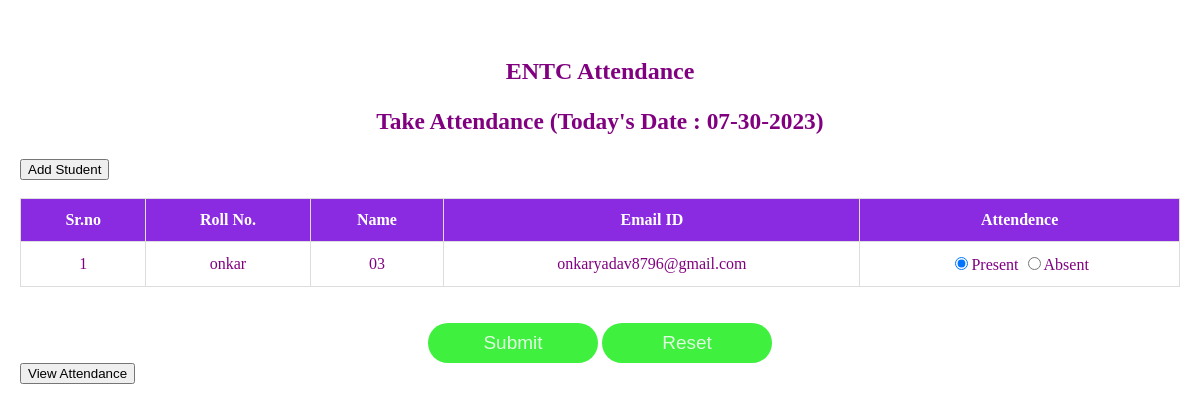
Page /entc_attendence.php on the committed database.
### tables this page shows
CREATE TABLE `student` (
  `id` int(12) NOT NULL,
  `name` varchar(255) NOT NULL,
  `email` varchar(255) NOT NULL,
  `roll_no` varchar(255) NOT NULL,
  `dept_id` varchar(255) NOT NULL,
  `date_created` date NOT NULL DEFAULT current_timestamp()
);

### entc_attendence.php (the view, shortened to what this page needs)
<!DOCTYPE html>
<html lang="en">
<head>
    <link rel="stylesheet" href="Attendence.css" />
</head>
<body>
    <br>
    <center>
        <h2>ENTC Attendance</h2>
    </center>
    <center><label class="ed1">
            <h3 style="">Take Attendance (Today's Date :
                <?php echo $todaysDate = date("m-d-Y"); ?>)</h1>
    </center>
    <button><a href="studentForm.php" style="color:black; text-decoration:none;">Add Student</a></button>
    <br><br>
    <form action="entc_attendence.php" method="post">
        <table class="table">
            <thead>
                <th name="present" class="att">Sr.no</th>
                <th name="rollno">Roll No.</th>
                <th name="sname">Name</th>
                <th name="email">Email ID</th>
                <th name="present" class="att">Attendence</th>
            </thead>
            <tbody>
                <?php
$conn = mysqli_connect('localhost', 'root', '', 'attendance');                $result = mysqli_query($conn,"select * from student where dept_id=3");
                $serialnumber = 0;
                $counter= 0;
                while ($row = mysqli_fetch_array($result)) {
                    $serialnumber++;
                    ?>
                    <tr>
                        <td><?php echo $serialnumber ?></td>
                        <td>
                        <?php echo $row['name'] ?>
                        </td>
                        <td>
                            <?php echo $row['roll_no'] ?>
                        </td>
                        <td>
                            <?php echo $row['email'] ?>
                        </td>
                        <td>
                            <input type="radio" name="attendence_status[<?php echo $counter; ?>]" id="" value="present" required checked>Present
                            <input type="radio" name="attendence_status[<?php echo $counter; ?>]" id="" value="absent" required>Absent
                        </td>
                    </tr>
                <?php
                                    $counter++;
            }
             ?>
            </tbody>
        </table>
        <center><br><br><button class="sub" name="submit" value="Save Data" onclick="savedata.php">Submit</button>
        <button type="reset" class="sub">Reset</button>
        </center>
    </form>
    <button><a href="entc_view_attendence.php" style="color:black; text-decoration:none;">View Attendance</a></button>
</body>
</html>

### Attendence.css (style rules this page uses)
body { margin: 0; padding: 20px; font-family: 'Times New Roman', Times, serif; }
* { box-sizing: border-box; }
.ed1 { font-size: 20px; }
.table { width: 100%; border-collapse: collapse; }
.table td,.table th { padding: 12px 15px; border: 1px solid #ddd; text-align: center; font-size: 16px; }
.table th { background-color: blueviolet; color: #ffffff; }
.sub { background-color: rgb(63, 240, 63); border: none; width: 170px; height: 40px; border-radius: 20px; color: rgba(255, 255, 255, 0.836); font-size: 19px; transition: all 0.2s ease; }

### entc_attendence.php (style rules this page uses)
body { color:purple; background-image:url("l.webp"); background-size: cover; background-repeat: no-repeat; }

### rows in the picture
student: name "onkar", roll_no "03", email "onkaryadav8796@gmail.com"
